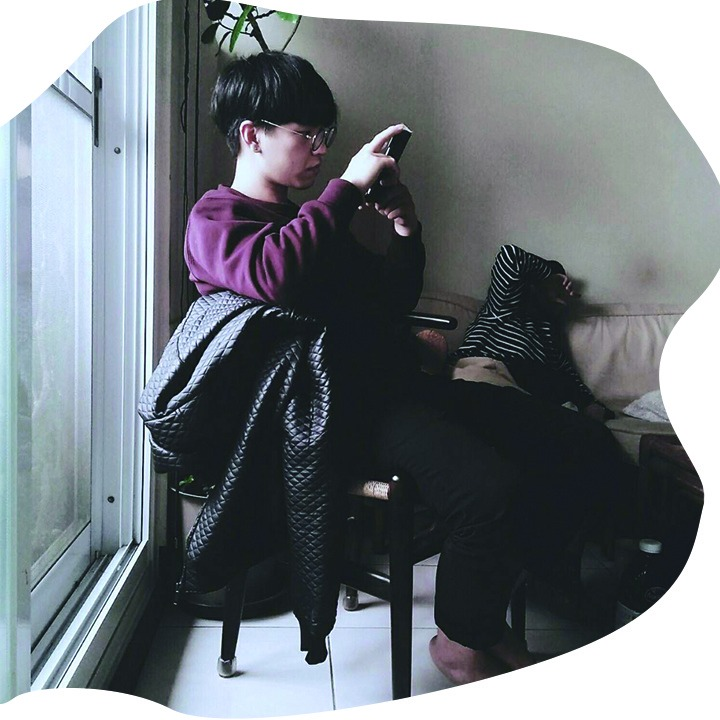
#> input picture AI生成影片/lezhi/assets/crops/01_index_about__r0c0.jpg, 720 x 720 px; its folder holds only this picture in this run
$ python crops_sheet.py
#> lines starting #> are read from the running program, lines starting #| are printed output that depends on the picture
"""Build a review contact sheet of the cropped photos."""
from pathlib import Path
from PIL import Image, ImageDraw

CROPS = Path(r"D:\AI-Agent-Workspace\AI生成影片\lezhi\assets\crops")
OUT = Path(r"D:\AI-Agent-Workspace\AI生成影片\lezhi\assets\_crops_sheet.jpg")

files = sorted(CROPS.glob("*.jpg"))
COLS, THUMB, PAD, LABEL = 5, 300, 8, 26
rows = (len(files) + COLS - 1) // COLS
W = COLS * (THUMB + PAD) + PAD
H = rows * (THUMB + LABEL + PAD) + PAD
sheet = Image.new("RGB", (W, H), (40, 40, 40))
#> sheet: PIL image 1548x342 RGB; every value is 40
draw = ImageDraw.Draw(sheet)

for i, f in enumerate(files):
    r, c = divmod(i, COLS)
    x = PAD + c * (THUMB + PAD)
    y = PAD + r * (THUMB + LABEL + PAD)
    im = Image.open(f).convert("RGB")
#> im is the input picture: PIL image 720x720 RGB; mean R, G, B 115.2, 122.2, 127.7
    im.thumbnail((THUMB, THUMB))
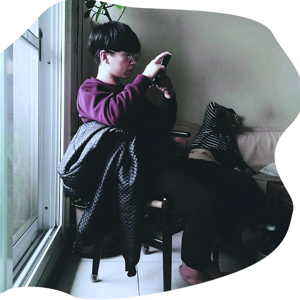
#> im: PIL image 300x300 RGB; mean R, G, B 115.2, 122.2, 127.7
    sheet.paste(im, (x + (THUMB - im.width) // 2, y))
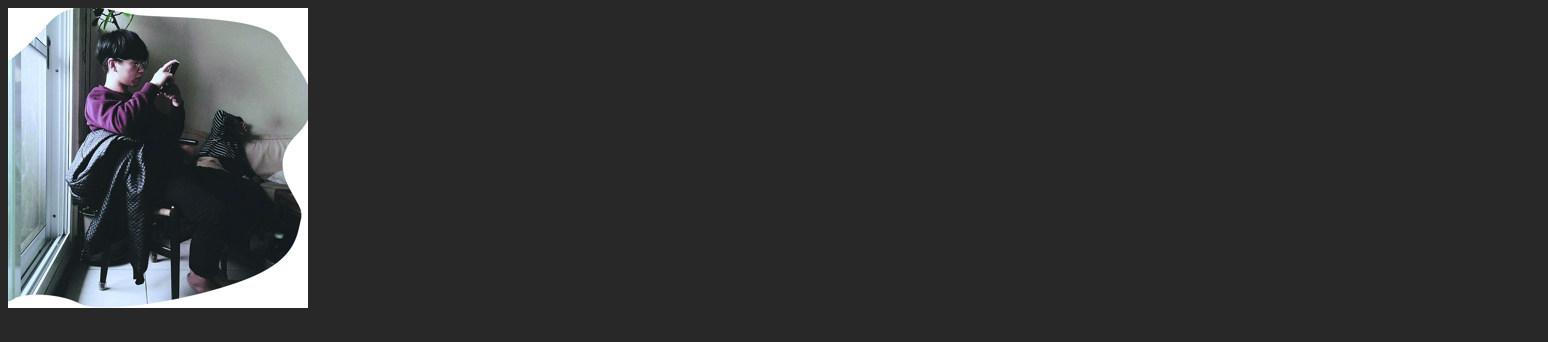
#> sheet: PIL image 1548x342 RGB; mean R, G, B 52.8, 54, 54.9
    draw.text((x + 2, y + THUMB + 4), f"{i + 1}. {f.stem[:34]}", fill=(220, 220, 220))

sheet.save(OUT, quality=88)
print("sheet:", OUT, sheet.size, "files:", len(files))
#| sheet: D:\AI-Agent-Workspace\AI生成影片\lezhi\assets\_crops_sheet.jpg (1548, 342) files: 1

$ run again, on AI生成影片/lezhi/assets/crops/03_h-time_b__r1c0.jpg
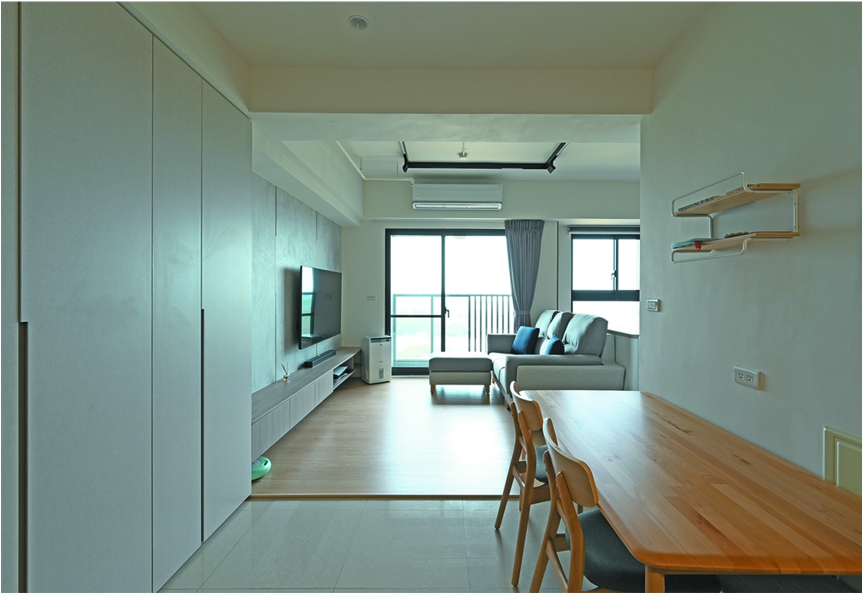
#> input picture AI生成影片/lezhi/assets/crops/03_h-time_b__r1c0.jpg, 1728 x 1200 px (shown at 1/2 size)
#> im is the input picture: PIL image 1728x1200 RGB; mean R, G, B 127.8, 143.7, 132.6
#> `im.thumbnail((THUMB, THUMB))`:
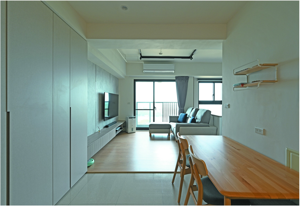
#> im: PIL image 300x208 RGB; mean R, G, B 127.8, 143.7, 132.6
#> `sheet.paste(im, (x + (THUMB - im.width) // 2, y))`:
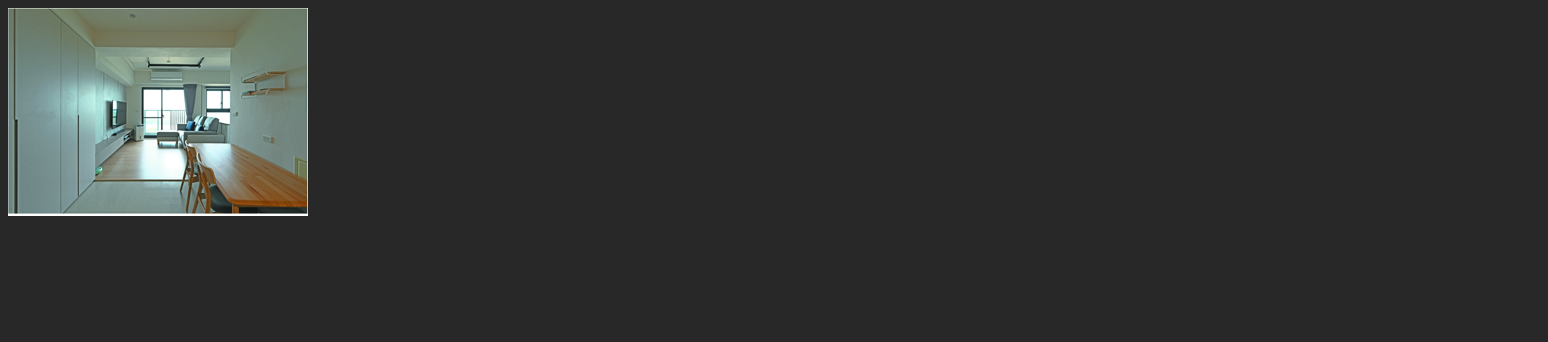
#> sheet: PIL image 1548x342 RGB; mean R, G, B 50.3, 52.2, 50.9
#| sheet: D:\AI-Agent-Workspace\AI生成影片\lezhi\assets\_crops_sheet.jpg (1548, 342) files: 1

$ run again, on AI生成影片/lezhi/assets/crops/04_taipu_mingrihui_a__r0c1.jpg
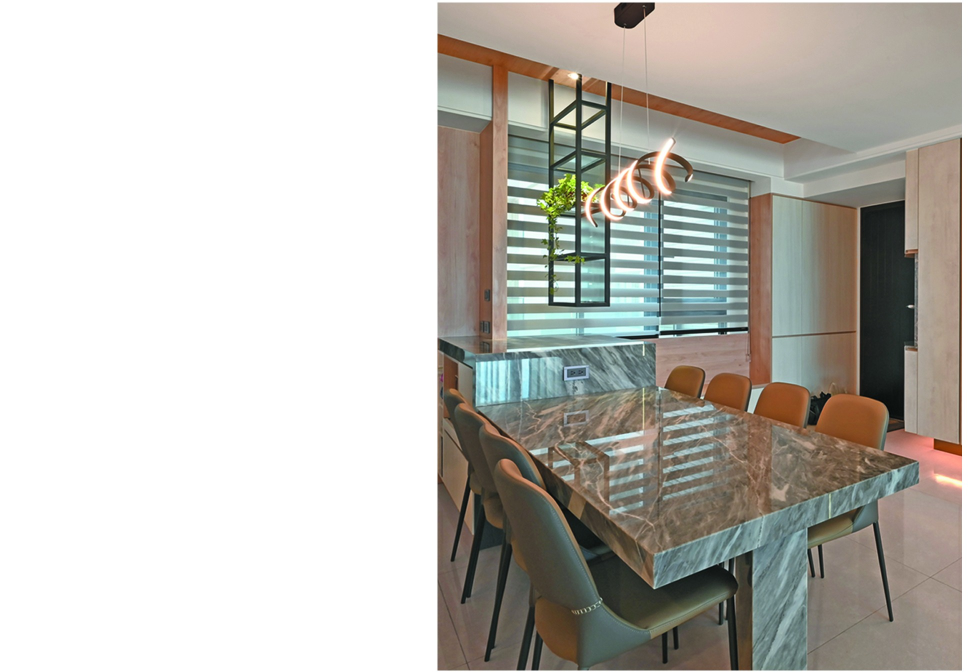
#> input picture AI生成影片/lezhi/assets/crops/04_taipu_mingrihui_a__r0c1.jpg, 1936 x 1344 px (shown at 1/2 size)
#> im is the input picture: PIL image 1936x1344 RGB; mean R, G, B 189.9, 187.4, 181.2
#> `im.thumbnail((THUMB, THUMB))`:
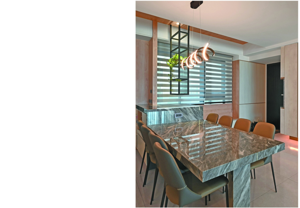
#> im: PIL image 300x208 RGB; mean R, G, B 189.7, 187.3, 181
#> `sheet.paste(im, (x + (THUMB - im.width) // 2, y))`:
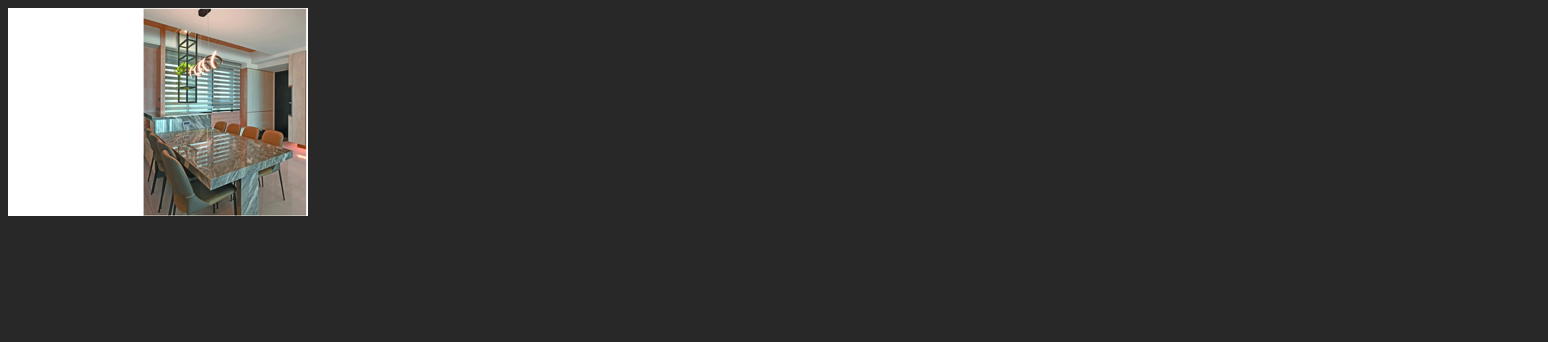
#> sheet: PIL image 1548x342 RGB; mean R, G, B 57.6, 57.4, 56.6
#| sheet: D:\AI-Agent-Workspace\AI生成影片\lezhi\assets\_crops_sheet.jpg (1548, 342) files: 1

$ run again, on AI生成影片/lezhi/assets/crops/04_taipu_mingrihui_a__r1c0.jpg
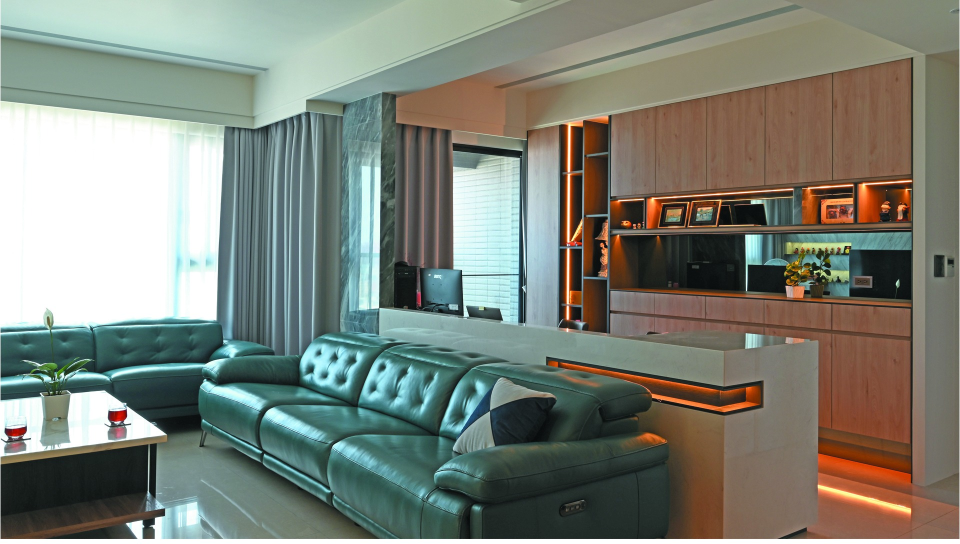
#> input picture AI生成影片/lezhi/assets/crops/04_taipu_mingrihui_a__r1c0.jpg, 1920 x 1088 px (shown at 1/2 size)
#> im is the input picture: PIL image 1920x1088 RGB; mean R, G, B 125.3, 130.3, 120
#> `im.thumbnail((THUMB, THUMB))`:
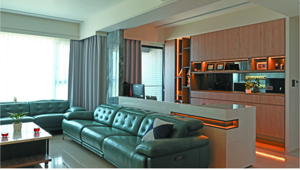
#> im: PIL image 300x170 RGB; mean R, G, B 125.2, 130.2, 119.9
#> `sheet.paste(im, (x + (THUMB - im.width) // 2, y))`:
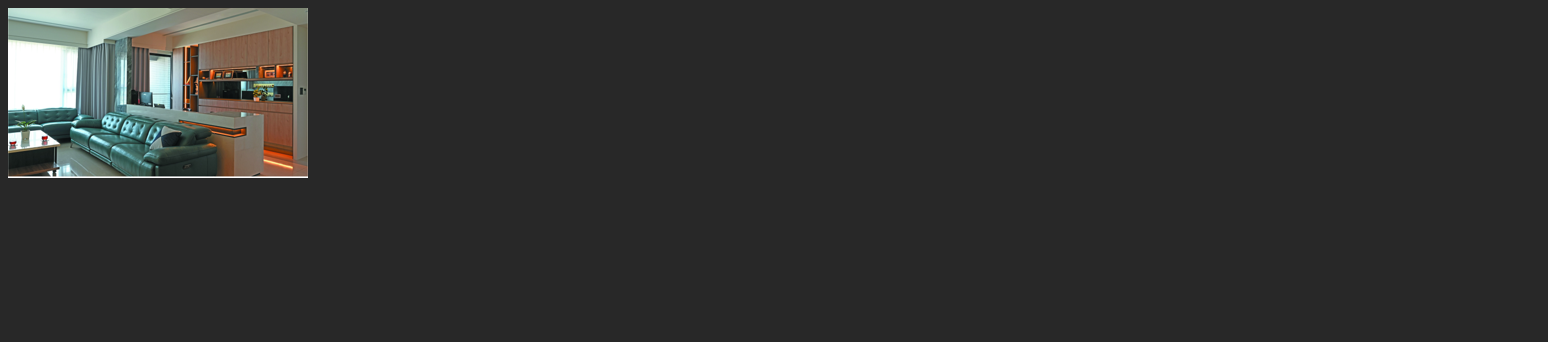
#> sheet: PIL image 1548x342 RGB; mean R, G, B 48.2, 48.7, 47.7
#| sheet: D:\AI-Agent-Workspace\AI生成影片\lezhi\assets\_crops_sheet.jpg (1548, 342) files: 1

$ run again, on AI生成影片/lezhi/assets/crops/02_h-time_a__r0c0.jpg
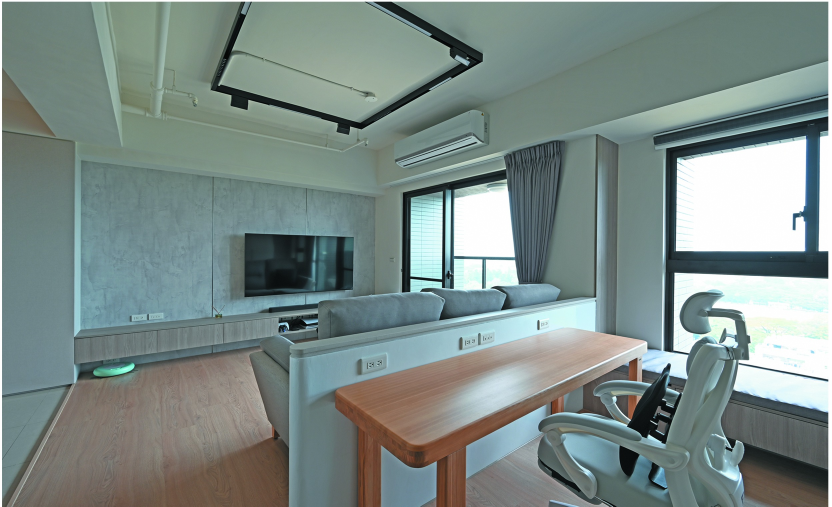
#> input picture AI生成影片/lezhi/assets/crops/02_h-time_a__r0c0.jpg, 2496 x 1520 px (shown at 1/3 size)
#> im is the input picture: PIL image 2496x1520 RGB; mean R, G, B 123.8, 138.8, 135.1
#> `im.thumbnail((THUMB, THUMB))`:
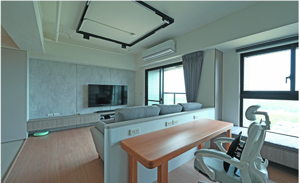
#> im: PIL image 300x183 RGB; mean R, G, B 123.8, 138.7, 135
#> `sheet.paste(im, (x + (THUMB - im.width) // 2, y))`:
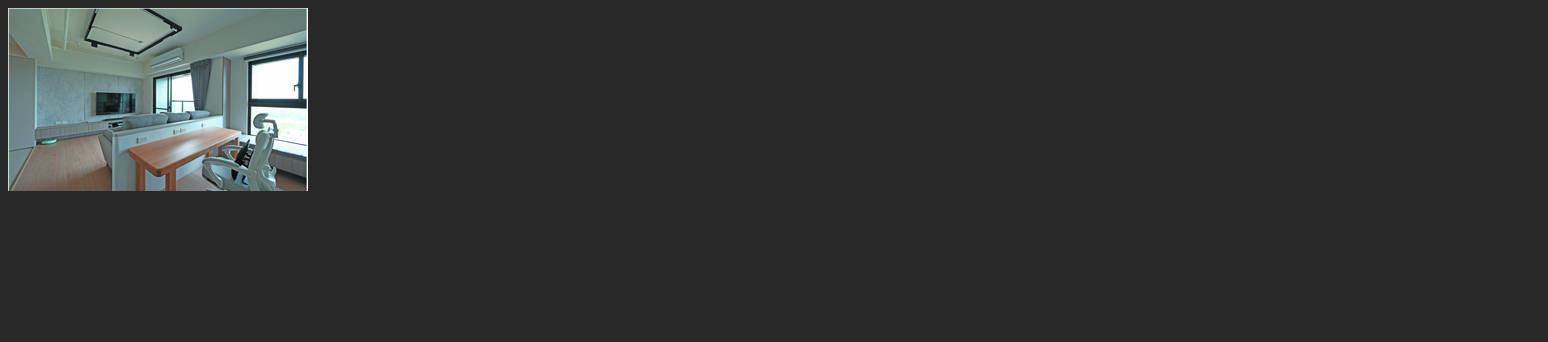
#> sheet: PIL image 1548x342 RGB; mean R, G, B 48.7, 50.2, 49.9
#| sheet: D:\AI-Agent-Workspace\AI生成影片\lezhi\assets\_crops_sheet.jpg (1548, 342) files: 1
